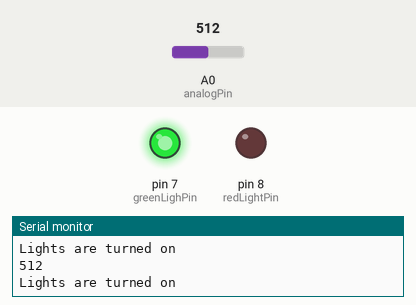
This sketch was run on a simulated Arduino Uno, built with avr-gcc and run on an emulated ATmega328P. On the bench: output pins drawn as LEDs (lit = HIGH), the last lines printed to the serial monitor. The test bench sets the inputs (shaded band); at power-on: A0 (analogPin) = 512.

Above: at 1.3 s.
1.4 s: A0 (analogPin) set to 55
2.9 s: A0 (analogPin) set to 47
At 3.3 s:
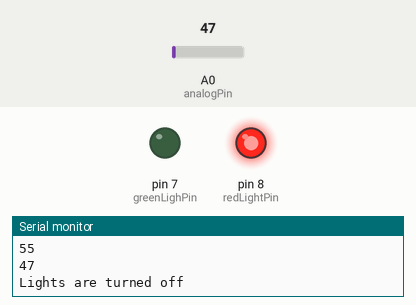
4.5 s: A0 (analogPin) set to 290
6.0 s: A0 (analogPin) set to 319
At 6.9 s:
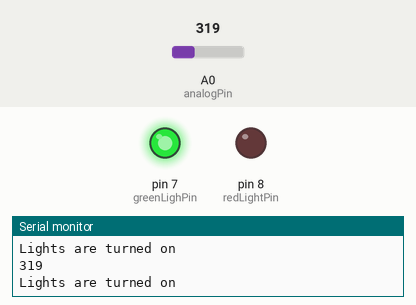
7.5 s: A0 (analogPin) set to 40
At 8.1 s:
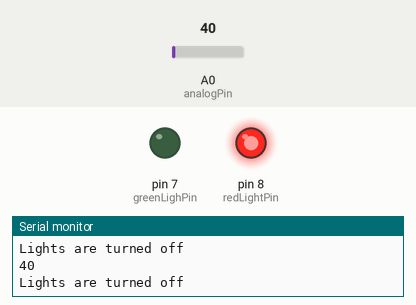
Timing chart, 0 to 10.0 s (numbered marks = the images above; inputs shaded):
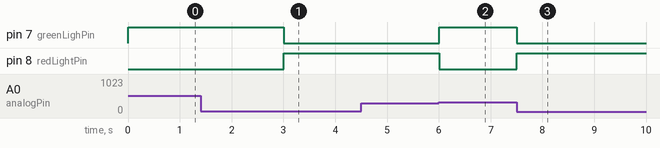

The sketch:

ard.ino
```cpp
int analogPin = A0;
int greenLighPin = 7;
int redLightPin = 8;


void setup() {
  Serial.begin(9600);
  pinMode(analogPin,INPUT);
  pinMode(greenLighPin,OUTPUT);
  pinMode(redLightPin,OUTPUT);
}

 // 50,300
void loop() {
  int lightVal = analogRead(analogPin);
  Serial.println(lightVal);
  if (lightVal < 50) {
    Serial.println("Lights are turned off");
    digitalWrite(redLightPin, HIGH);
    digitalWrite(greenLighPin, LOW);
  }
  if (lightVal > 300) {
    Serial.println("Lights are turned on");
    digitalWrite(redLightPin, LOW);
    digitalWrite(greenLighPin, HIGH);
  }
 delay(500);
}
```

Measured:
- the behaviour switches between 50 and 49 on A0 (analogPin) (found by bisection; images 0 and 1)
- the behaviour switches between 300 and 301 on A0 (analogPin) (found by bisection; images 1 and 2)
- after the input at 2.9 s, pin 7 (greenLighPin): HIGH → LOW after 0.10 s; pin 8 (redLightPin): LOW → HIGH after 0.10 s
- after the input at 6.0 s, pin 7 (greenLighPin): LOW → HIGH at once; pin 8 (redLightPin): HIGH → LOW at once
- after the input at 7.5 s, pin 7 (greenLighPin): HIGH → LOW at once; pin 8 (redLightPin): LOW → HIGH at once
